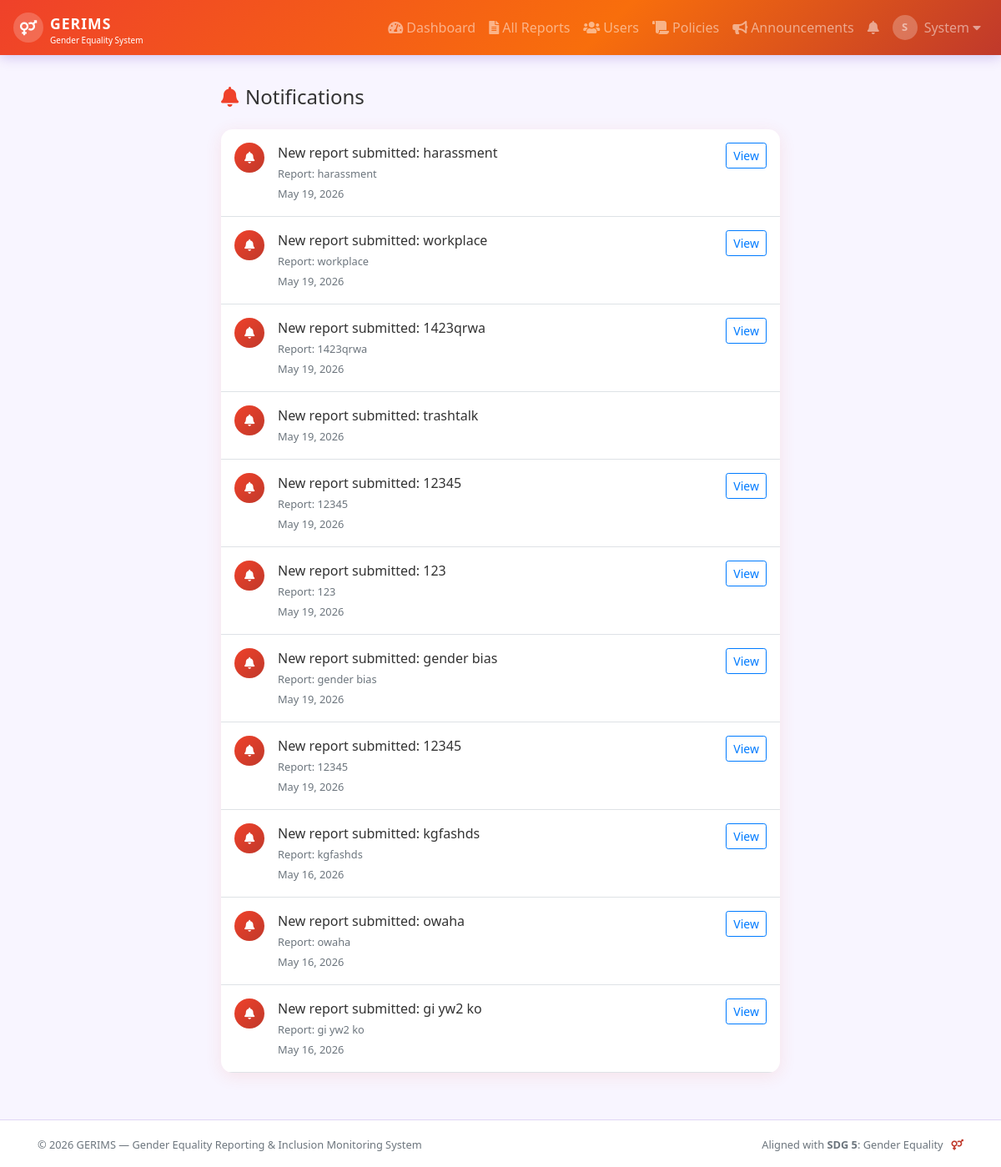
Screenshot of /notifications.php (signed in) with the database file from the repository.
### tables this page shows
CREATE TABLE `notifications` (
  `notif_id` int(11) NOT NULL,
  `user_id` int(11) NOT NULL,
  `report_id` int(11) DEFAULT NULL,
  `message` text NOT NULL,
  `is_read` tinyint(1) DEFAULT 0,
  `notif_type` enum('status_update','response','system','feedback') DEFAULT 'system',
  `created_at` timestamp NOT NULL DEFAULT current_timestamp()
);

CREATE TABLE `reports` (
  `report_id` int(11) NOT NULL,
  `user_id` int(11) NOT NULL,
  `category_id` int(11) NOT NULL,
  `title` varchar(150) NOT NULL,
  `description` text NOT NULL,
  `location` varchar(150) DEFAULT NULL,
  `incident_date` date DEFAULT NULL,
  `is_anonymous` tinyint(1) DEFAULT 0,
  `status` enum('pending','under_review','resolved','dismissed') DEFAULT 'pending',
  `priority` enum('low','medium','high','critical') DEFAULT 'medium',
  `created_at` timestamp NOT NULL DEFAULT current_timestamp(),
  `updated_at` timestamp NOT NULL DEFAULT current_timestamp() ON UPDATE current_timestamp()
);

### includes/config.php (called while the page is built, shortened)
<?php
function timeAgo($datetime) {
    $time = strtotime($datetime);
    $diff = time() - $time;
    return date('M d, Y', $time);
}
?>

### notifications.php (the view, shortened to what this page needs)
<?php
require_once 'includes/config.php';
$uid = $_SESSION['user_id'];
$conn->query("UPDATE notifications SET is_read=1 WHERE user_id=$uid");
$notifs = $conn->query("SELECT n.*, r.title as report_title FROM notifications n LEFT JOIN reports r ON n.report_id=r.report_id WHERE n.user_id=$uid ORDER BY n.created_at DESC LIMIT 50");
include 'includes/header.php';
?>
<div class="container" style="max-width:700px">
    <h4 class="mb-4"><i class="fas fa-bell mr-2" style="color:var(--primary)"></i>Notifications</h4>
    <div class="gerims-card">
        <div class="card-body p-0">
            <?php if ($notifs->num_rows === 0): ?>
            <div class="text-center py-5 text-muted"><i class="fas fa-bell-slash fa-2x mb-2"></i><br>No notifications yet.</div>
            <?php else: while($n = $notifs->fetch_assoc()): ?>
            <div class="d-flex align-items-start p-3 border-bottom">
                <div class="mr-3" style="width:36px;height:36px;background:linear-gradient(135deg,var(--primary),var(--secondary));border-radius:50%;display:flex;align-items:center;justify-content:center;color:#fff;flex-shrink:0">
                    <i class="fas fa-<?= $n['notif_type']==='status_update'?'sync':($n['notif_type']==='response'?'reply':'bell') ?> fa-sm"></i>
                </div>
                <div class="flex-grow-1">
                    <div><?= htmlspecialchars($n['message']) ?></div>
                    <?php if ($n['report_title']): ?>
                    <small class="text-muted">Report: <?= htmlspecialchars(substr($n['report_title'],0,50)) ?></small><br>
                    <?php endif; ?>
                    <small class="text-muted"><?= timeAgo($n['created_at']) ?></small>
                </div>
                <?php if ($n['report_id']): ?>
                <a href="view_report.php?id=<?= $n['report_id'] ?>" class="btn btn-sm btn-outline-primary ml-2">View</a>
                <?php endif; ?>
            </div>
            <?php endwhile; endif; ?>
        </div>
    </div>
</div>
<?php include 'includes/footer.php'; ?>

### css/style.css (style rules this page uses)
:root { --primary: #EF412A; --secondary: #c0392b; --accent: #f39c12; --light-bg: #f8f5ff; --card-shadow: 0 4px 20px rgba(239, 65, 42, 0.10); --radius: 14px; }
* { box-sizing: border-box; }
body { font-family: 'Segoe UI', Tahoma, Geneva, Verdana, sans-serif; background: var(--light-bg); color: #333; padding-top: 70px; min-height: 100vh; display: flex; flex-direction: column; }
.gerims-card { background: #fff; border-radius: var(--radius); box-shadow: var(--card-shadow); border: none; margin-bottom: 1.5rem; overflow: hidden; }
.gerims-card .card-body { padding: 1.5rem; }

### rows the page displays
notifications: message "New report submitted: harassment", report.title "harassment", created_at "May 19, 2026"
notifications: message "New report submitted: workplace", report.title "workplace", created_at "May 19, 2026"
notifications: message "New report submitted: 1423qrwa", report.title "1423qrwa", created_at "May 19, 2026"
notifications: message "New report submitted: trashtalk", created_at "May 19, 2026"
notifications: message "New report submitted: 12345", report.title "12345", created_at "May 19, 2026"
notifications: message "New report submitted: 123", report.title "123", created_at "May 19, 2026"
notifications: message "New report submitted: gender bias", report.title "gender bias", created_at "May 19, 2026"
notifications: message "New report submitted: 12345", report.title "12345", created_at "May 19, 2026"
notifications: message "New report submitted: kgfashds", report.title "kgfashds", created_at "May 16, 2026"
notifications: message "New report submitted: owaha", report.title "owaha", created_at "May 16, 2026"
notifications: message "New report submitted: gi yw2 ko", report.title "gi yw2 ko", created_at "May 16, 2026"

### other values shown
substr($user_name,0,1) "S"
explode(' ',$user_name)[0] "System"
SITE_FULL_NAME "Gender Equality Reporting & Inclusion Monitoring System"
